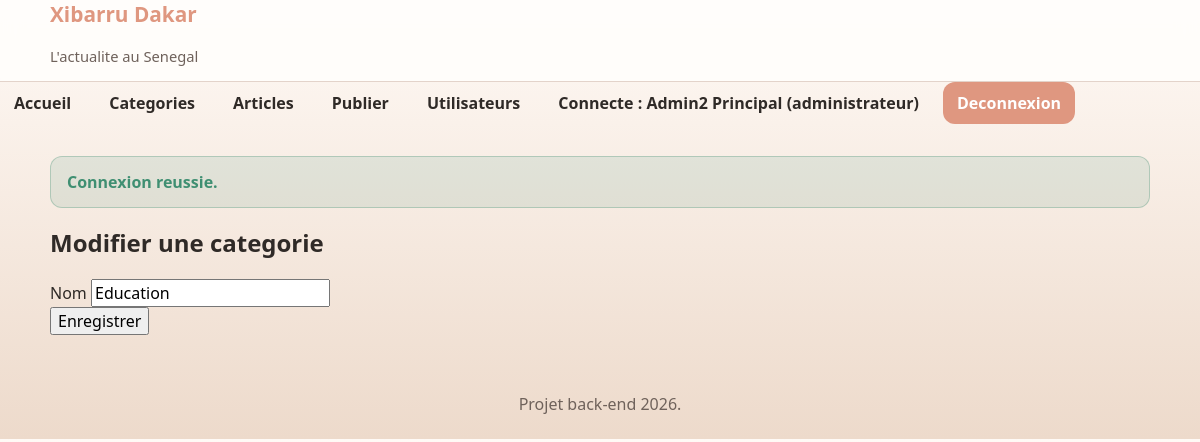
The app's page /categories/edit.php?id=5 (signed in) with its own data.
### tables this page shows
CREATE TABLE utilisateurs (
    id INT AUTO_INCREMENT PRIMARY KEY,
    prenom VARCHAR(100) NOT NULL,
    nom VARCHAR(100) NOT NULL,
    login VARCHAR(100) NOT NULL UNIQUE,
    mot_de_passe VARCHAR(255) NOT NULL,
    role ENUM('editeur','administrateur') NOT NULL
);

CREATE TABLE categories (
    id INT AUTO_INCREMENT PRIMARY KEY,
    nom VARCHAR(100) NOT NULL UNIQUE
);

### includes/functions.php (called while the page is built, shortened)
<?php
function e(?string $value): string
{
    return htmlspecialchars((string) $value, ENT_QUOTES, 'UTF-8');
}
function url(string $path): string
{
    return APP_BASE_PATH . $path;
}
function currentUser(): ?array
{
    return $_SESSION['user'] ?? null;
}
function isLoggedIn(): bool
{
    return currentUser() !== null;
}
function hasRole(string ...$roles): bool
{
    $user = currentUser();
    return $user !== null && in_array($user['role'], $roles, true);
}
function refreshSessionUser(): bool
{
    $user = currentUser();
    $stmt = getPDO()->prepare('SELECT id, prenom, nom, login, role FROM utilisateurs WHERE id = :id LIMIT 1');
    $stmt->execute(['id' => $user['id']]);
    return true;
}
function requireLogin(): void
{
    if (!isLoggedIn() || !refreshSessionUser()) {
        $_SESSION['flash_error'] = 'Veuillez vous connecter pour acceder a cette page.';
        redirect(url('/connexion.php'));
    }
}
function requireRole(string ...$roles): void
{
    requireLogin();
}

### config/database.php (called while the page is built, shortened)
<?php
function getPDO(): PDO
{
    static $pdo = null;
    if ($pdo instanceof PDO) {
        return $pdo;
    }
    $dsn = sprintf(
        'mysql:host=%s;port=%s;dbname=%s;charset=%s',
        DB_HOST,
        DB_PORT,
        DB_NAME,
        DB_CHARSET
    );
    $options = [
        PDO::ATTR_ERRMODE => PDO::ERRMODE_EXCEPTION,
        PDO::ATTR_DEFAULT_FETCH_MODE => PDO::FETCH_ASSOC,
        PDO::ATTR_EMULATE_PREPARES => false,
    ];
    $pdo = new PDO($dsn, DB_USER, DB_PASS, $options);
    return $pdo;
}

### menu.php (the view, shortened to what this page needs)
<nav class="site-nav">
    <ul class="site-nav__list" id="navMenu">
        <li>
            <a href="<?= e(url('/accueil.php')) ?>" class="site-nav__link">Accueil</a>
        </li>
        <li>
            <a href="<?= e(url('/categories/index.php')) ?>" class="site-nav__link">Categories</a>
        </li>
        <?php if (hasRole('editeur', 'administrateur')): ?>
            <li>
                <a href="<?= e(url('/articles/index.php')) ?>" class="site-nav__link">Articles</a>
            </li>
            <li>
                <a href="<?= e(url('/articles/create.php')) ?>" class="site-nav__link">Publier</a>
            </li>
        <?php endif; ?>
        <?php if (hasRole('administrateur')): ?>
            <li>
                <a href="<?= e(url('/utilisateurs/index.php')) ?>" class="site-nav__link">Utilisateurs</a>
            </li>
        <?php endif; ?>
        <?php if (isLoggedIn()): ?>
            <li>
                <span class="site-nav__link">Connecte : <?= e(currentUser()['prenom'] . ' ' . currentUser()['nom']) ?> (<?= e(currentUser()['role']) ?>)</span>
            </li>
            <li>
                <a href="<?= e(url('/deconnexion.php')) ?>" class="site-nav__link site-nav__link--button">Deconnexion</a>
            </li>
        <?php else: ?>
            <li>
                <a href="<?= e(url('/connexion.php')) ?>" class="site-nav__link site-nav__link--button">Connexion</a>
            </li>
        <?php endif; ?>
    </ul>
</nav>

### categories/form.php (shortened to what this page needs)
<?php
$categorie = $categorie ?? ['nom' => old('nom')];
?>
<form method="post">
    <div>
        <label for="nom">Nom</label>
        <input type="text" id="nom" name="nom" value="<?= e((string) $categorie['nom']) ?>">
    </div>
    <button type="submit">Enregistrer</button>
</form>

### style.css (style rules this page uses)
:root { --rose: #df9780; --green: #6cb8b0; --cream: #eddacb; --white: #fffdfb; --text: #2f2a27; --muted: #6f625b; --border: #d8c2b5; --danger: #b94f4f; --success: #3f8f72; --shadow: 0 14px 30px rgba(0, 0, 0, 0.08); --radius-lg: 24px; --radius-md: 16px; --radius-sm: 12px; --container: 1100px; }
* { box-sizing: border-box; }
html { scroll-behavior: smooth; }
body { margin: 0; font-family: "Segoe UI", Tahoma, sans-serif; background: linear-gradient(180deg, #fffaf6 0%, var(--cream) 100%); color: var(--text); }
a { color: inherit; text-decoration: none; }
ul { margin: 0; padding: 0; list-style: none; }
button, input, select, textarea { font: inherit; }
.site-nav { display: flex; align-items: center; gap: 16px; }
.site-nav__list { display: flex; align-items: center; gap: 10px; }
.site-nav__link { display: inline-flex; align-items: center; justify-content: center; min-height: 42px; padding: 10px 14px; border-radius: var(--radius-sm); color: var(--text); font-weight: 700; transition: 0.2s ease; }
.site-nav__link--button { background: var(--rose); color: #fff; }

### records on screen
utilisateurs: prenom+nom "Admin2 Principal", role "administrateur"
categories: nom "Education"

### other values on screen
$flashSuccess "Connexion reussie."
